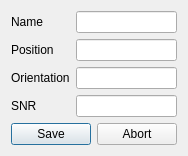
<?xml version="1.0" encoding="UTF-8"?>
<ui version="4.0">
 <class>AddRecorderDialog</class>
 <widget class="QDialog" name="AddRecorderDialog">
  <property name="geometry">
   <rect>
    <x>0</x>
    <y>0</y>
    <width>182</width>
    <height>147</height>
   </rect>
  </property>
  <property name="windowTitle">
   <string>Add Recorder</string>
  </property>
  <property name="modal">
   <bool>true</bool>
  </property>
  <layout class="QVBoxLayout" name="lo_vert0">
   <item>
    <layout class="QFormLayout" name="lo_form0_2">
     <property name="fieldGrowthPolicy">
      <enum>QFormLayout::ExpandingFieldsGrow</enum>
     </property>
     <item row="0" column="0">
      <widget class="QLabel" name="lbl_name">
       <property name="text">
        <string>Name</string>
       </property>
      </widget>
     </item>
     <item row="0" column="1">
      <widget class="QLineEdit" name="edt_name">
       <property name="toolTip">
        <string>Optional name for the recorder as string. E.g &quot;Tetrode 13&quot;</string>
       </property>
      </widget>
     </item>
     <item row="1" column="0">
      <widget class="QLabel" name="lbl_position">
       <property name="text">
        <string>Position</string>
       </property>
       <property name="buddy">
        <cstring>edt_position</cstring>
       </property>
      </widget>
     </item>
     <item row="1" column="1">
      <widget class="QLineEdit" name="edt_position">
       <property name="toolTip">
        <string>Enter the 3-dimensional scene position as a whitespace seperated sequence &quot;x, y, z&quot;. E.g. &quot;10.0 15.0 25.666&quot; (Default= [0, 0, 0])</string>
       </property>
       <property name="text">
        <string/>
       </property>
      </widget>
     </item>
     <item row="2" column="0">
      <widget class="QLabel" name="lbl_orientation">
       <property name="text">
        <string>Orientation</string>
       </property>
       <property name="buddy">
        <cstring>edt_orientation</cstring>
       </property>
      </widget>
     </item>
     <item row="2" column="1">
      <widget class="QLineEdit" name="edt_orientation">
       <property name="toolTip">
        <string>Enter the 3-dimensional orientation vector as a whitespace seperated sequence (x, y, z). The orientation is also the direction of movement for the recorder!!  E.g. &quot;1.0 0.0 0.0&quot; (Default=[0,0,1])</string>
       </property>
       <property name="text">
        <string/>
       </property>
      </widget>
     </item>
     <item row="3" column="0">
      <widget class="QLabel" name="lbl_snr">
       <property name="toolTip">
        <string/>
       </property>
       <property name="text">
        <string>SNR</string>
       </property>
      </widget>
     </item>
     <item row="3" column="1">
      <widget class="QLineEdit" name="edt_snr">
       <property name="toolTip">
        <string>The SNR (Signal to Noise Ratio) of the recorder. A scaling factor for the noise process as a float. E.g. &quot;3.0&quot; (Default=1.0)</string>
       </property>
       <property name="text">
        <string/>
       </property>
      </widget>
     </item>
    </layout>
   </item>
   <item>
    <widget class="QDialogButtonBox" name="bbox_dialog">
     <property name="standardButtons">
      <set>QDialogButtonBox::Abort|QDialogButtonBox::Save</set>
     </property>
     <property name="centerButtons">
      <bool>true</bool>
     </property>
    </widget>
   </item>
  </layout>
 </widget>
 <tabstops>
  <tabstop>edt_name</tabstop>
  <tabstop>edt_position</tabstop>
  <tabstop>edt_orientation</tabstop>
  <tabstop>edt_snr</tabstop>
  <tabstop>bbox_dialog</tabstop>
 </tabstops>
 <resources/>
 <connections>
  <connection>
   <sender>bbox_dialog</sender>
   <signal>accepted()</signal>
   <receiver>AddRecorderDialog</receiver>
   <slot>accept()</slot>
   <hints>
    <hint type="sourcelabel">
     <x>117</x>
     <y>197</y>
    </hint>
    <hint type="destinationlabel">
     <x>0</x>
     <y>201</y>
    </hint>
   </hints>
  </connection>
  <connection>
   <sender>bbox_dialog</sender>
   <signal>rejected()</signal>
   <receiver>AddRecorderDialog</receiver>
   <slot>reject()</slot>
   <hints>
    <hint type="sourcelabel">
     <x>34</x>
     <y>197</y>
    </hint>
    <hint type="destinationlabel">
     <x>1</x>
     <y>191</y>
    </hint>
   </hints>
  </connection>
 </connections>
</ui>
